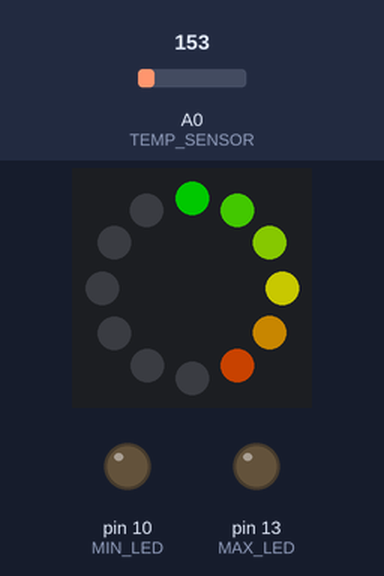
Simulated run of this sketch. Board: Arduino Uno, built with avr-gcc and run on an emulated ATmega328P. On the bench: 12 RGB LEDs in a ring, first at the top, clockwise, output pins drawn as LEDs (lit = HIGH). Inputs (shaded band) come from the test bench; at power-on: A0 (TEMP_SENSOR) = 153. Dim RGB values are drawn brighter than linear.

Above: at 1.8 s.
1.9 s: A0 (TEMP_SENSOR) set to 128
At 2.3 s:
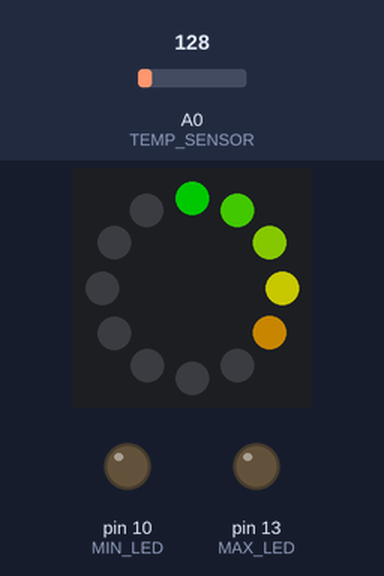
3.5 s: A0 (TEMP_SENSOR) set to 114
At 5.1 s:
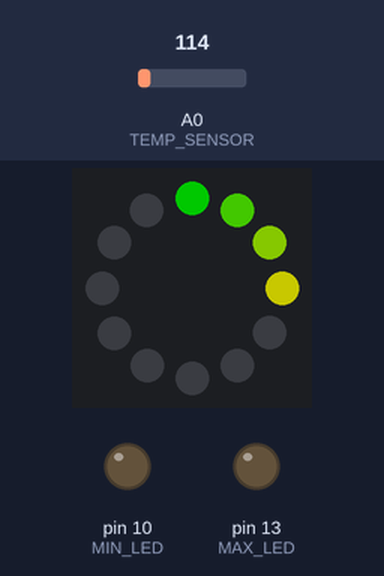
5.5 s: A0 (TEMP_SENSOR) set to 221
At 6.6 s:
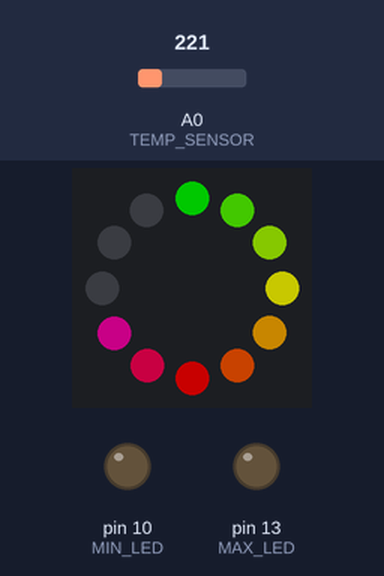
7.5 s: A0 (TEMP_SENSOR) set to 196
At 9.2 s:
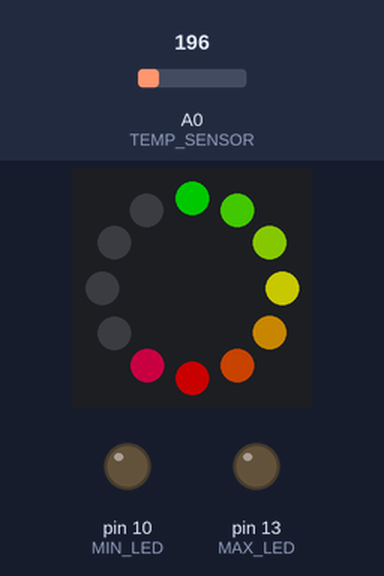
9.5 s: A0 (TEMP_SENSOR) set to 133
At 10.8 s:
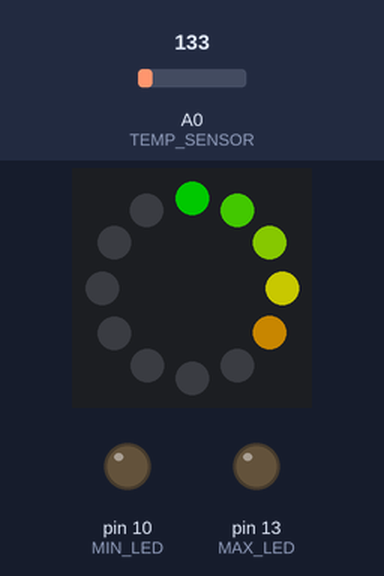
Timing chart, 0 to 12.5 s (numbered marks = the images above; inputs shaded):
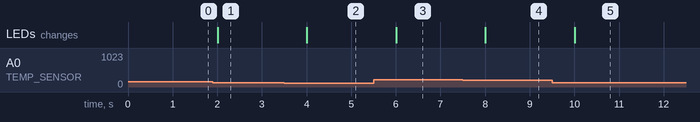

The sketch:

3-addressable-leds.ino
```cpp
// (C) __Mariia Zabolotnia, Joel Celén, Ionel Pop, group: 8__ (2024)
// Work package 4
// Exercise 3
// Submission code: 022008 (provided by your TA-s)

// ---- Source code for interrupt timer ----

// AVR Timer CTC Interrupts Calculator
// v. 8
// http://www.arduinoslovakia.eu/application/timer-calculator
// Microcontroller: ATmega328P
// Created: 2024-02-18T11:17:54.307Z

// ------------------------------------------

// Include section
#include <Adafruit_NeoPixel.h>

// Function prototypes
void setupTimer1();     // Function to set up timed interrupts
ISR(TIMER1_COMPA_vect); // Interrupt function
float convertCelsius(); // Function that converts analog value to celsius
void setRing();         // Function that sets all the LEDs in the NeoPixel ring
void setLeds();         // Function that sets boundary LEDs

// Define section
#define TEMP_SENSOR A0
#define PIXEL_RING 6   // Pin connected to the NeoPixel ring
#define NUM_LEDS 12    // Number of NeoPixels in the ring
#define BRIGHTNESS 100 // NeoPixel brightness (0-255)
#define MAX_LED 13     // Pin for max value LED
#define MIN_LED 10     // Pin for min value LED

// Global varibles
volatile int tempValue = 0;                                            // Variable for analog reading from temp sensor
volatile int newReading = 0;                                           // Flag for when a new reading is available
Adafruit_NeoPixel ledRing(NUM_LEDS, PIXEL_RING, NEO_GRB + NEO_KHZ800); // NeoPixel ring declaration
float min_range = -30.0;                                               // Minimum value of temp range
float max_range = 80.0;                                                // Maximum value of temp range

// 2D array that holds the RGB values matching each LED
int colorScale[NUM_LEDS][3] = {
    {0, 255, 0},   // Green
    {85, 255, 0},  // Light green
    {170, 255, 0}, // Light yellow-green
    {255, 255, 0}, // Yellow-green
    {255, 170, 0}, // Yellow
    {255, 85, 0},  // Orange-yellow
    {255, 0, 0},   // Orange
    {255, 0, 85},  // Orange-red
    {255, 0, 170}, // Red-orange
    {255, 0, 255}, // Red
    {170, 0, 255}, // Deep red
    {85, 0, 255}   // Dark red
};

// Arduino setup function
void setup()
{
  setupTimer1();                     // Call the function to set up Timer2
  Serial.begin(9600);                // Start serial
  ledRing.begin();                   // Initialize the NeoPixel ring
  ledRing.setBrightness(BRIGHTNESS); // Set brightness
  ledRing.show();                    // Initialize initial LED values
  pinMode(MAX_LED, OUTPUT);          // Assign pinMode to max led
  pinMode(MIN_LED, OUTPUT);          // Assign pinMode to min led
}

// Loop function
void loop()
{
  // If there is a new reading
  if (newReading == 1)
  {
    // Set the LEDs in the NeoPixel
    setRing();
    // Set threshold LEDs
    setLeds();
    // Set flag to false
    newReading = 0;
  }
}

// Interrupt function skeleton:
// https://www.arduinoslovakia.eu/application/timer-calculator
// Code defined within the function is out original work.
ISR(TIMER1_COMPA_vect)
{
  // Read the value from the temp sensor
  tempValue = analogRead(TEMP_SENSOR);
  // Set flag for new reading to true
  newReading = 1;
}

// Function to set the LEDs in the NeoPixel ring according to the temp values
void setRing()
{
  // Convert analog value to celsius and store in a variable
  float celsius = convertCelsius();

  // Set threshold to min_range
  float threshold = min_range;

  // Turn on NeoPixel LEDs based on different values for each LED
  for (int i = 0; i < NUM_LEDS; i++)
  {
    // If current temperature reading is higher than threshold
    if (celsius > threshold)
    {
      // Light up LED at i with the corresponding RBG value at i
      ledRing.setPixelColor(i, colorScale[i][0], colorScale[i][1], colorScale[i][2]);
    }
    // If current temperature reading is below threshold
    else
    {
      // Turn of LED at i
      ledRing.setPixelColor(i, 0, 0, 0); // Turn off pixel
    }
    // Display changes in LEDs
    ledRing.show();
    // Increment threshold by 10c for LED at i+1
    threshold += 10.0;
  }
}

// Function that sets threshold LEDs based on current temp reading
void setLeds()
{
  // Convert analog value to celsius and store in a variable
  float celsius = convertCelsius();

  digitalWrite(MIN_LED, LOW); // Turn off min threshold LED
  digitalWrite(MAX_LED, LOW); // Turn off max threshold LED

  // If current temperature is below min threshold value
  if (celsius < min_range)
  {
    // Light up the min value led
    digitalWrite(MIN_LED, HIGH);
  }
  // If current temperature is above max threshold value
  else if (celsius > max_range)
  {
    // Light up the max value led
    digitalWrite(MAX_LED, HIGH);
  }
}

// Function to read temperature from a temperature sensor and convert to Celsius
float convertCelsius()
{

  // Convert the raw ADC value to voltage
  float voltage = tempValue * (5.0 / 1023.0);

  // Convert the voltage to celsius
  float temperatureCelsius = (voltage - 0.5) * 100.0;

  // Return value in celsius
  return temperatureCelsius;
}

// Setup for timed interrupt, source code from:
// https://www.arduinoslovakia.eu/application/timer-calculator
void setupTimer1()
{
  noInterrupts();
  // Clear registers
  TCCR1A = 0;
  TCCR1B = 0;
  TCNT1 = 0;

  // 1 Hz (16000000/((15624+1)*1024))
  OCR1A = 15624;

  // 2 Hz (16000000/((31249+1)*256))
  // OCR1A = 31249;

  // 3 Hz (16000000/((20832+1)*256))
  // OCR1A = 20832;

  // 4 Hz (16000000/((15624+1)*256))
  // OCR1A = 15624;

  // 5 Hz (16000000/((3124+1)*1024))
  // OCR1A = 3124;

  // 10 Hz (16000000/((6249+1)*256))
  // OCR1A = 6249;

  // CTC
  TCCR1B |= (1 << WGM12);

  // Prescaler 1024
  TCCR1B |= (1 << CS12) | (1 << CS10);

  // Output Compare Match A Interrupt Enable
  TIMSK1 |= (1 << OCIE1A);

  // Re-enable interrupts
  interrupts();
}
```

Measured:
- the behaviour switches between 144 and 143 on A0 (TEMP_SENSOR) (found by bisection; images 0 and 1)
- the behaviour switches between 205 and 204 on A0 (TEMP_SENSOR) (found by bisection; images 3 and 4)
- after the input at 1.9 s, the LEDs: change after 0.11 s (image 1)
- after the input at 3.5 s, the LEDs: change after 0.51 s (image 2)
- after the input at 5.5 s, the LEDs: change after 0.51 s (image 3)
- after the input at 7.5 s, the LEDs: change after 0.51 s (image 4)
- after the input at 9.5 s, the LEDs: change after 0.51 s (image 5)
